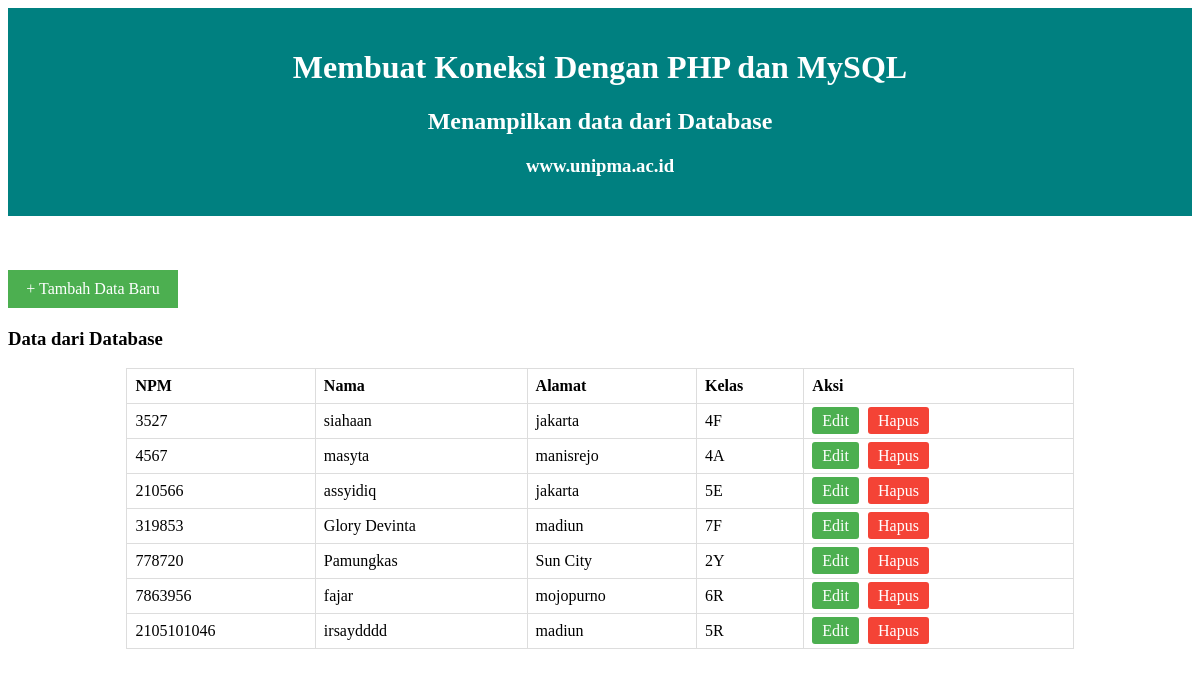
The page / on the database its author committed.
### tables this page shows
CREATE TABLE `datadiri` (
  `npm` int(11) NOT NULL,
  `nama` varchar(100) DEFAULT NULL,
  `alamat` varchar(100) DEFAULT NULL,
  `kelas` varchar(100) DEFAULT NULL
);

### index.php (the view, shortened to what this page needs)
<!DOCTYPE html>
<html lang="en">
<head>
    <link rel="stylesheet" href="style.css">
</head>
<body>
    <div class="judul">
        <h1>Membuat Koneksi Dengan PHP dan MySQL</h1>
        <h2>Menampilkan data dari Database</h2>
        <h3>www.unipma.ac.id</h3>
    </div>
    <br/>
    <br/>
    <br/>
    <a class="tombol" href="input.php">+ Tambah Data Baru</a>
    <h3>Data dari Database</h3>
    <table border="1" class="table">
        <tr>
            <th>NPM</th>
            <th>Nama</th>
            <th>Alamat</th>
            <th>Kelas</th>
            <th>Aksi</th>
        </tr>
        <?php
        include "koneksi.php";
        $query_mysql = mysqli_query($biodata, "SELECT * FROM datadiri") or die(mysqli_error($biodata));
        while ($data = mysqli_fetch_array($query_mysql)) {
        ?>
            <tr>
                <td><?php echo $data['npm']; ?></td>
                <td><?php echo $data['nama']; ?></td>
                <td><?php echo $data['alamat']; ?></td>
                <td><?php echo $data['kelas']; ?></td>
                <td>
                    <a class="edit" href="edit.php?npm=<?php echo $data['npm']; ?>">Edit</a>
                    <a class="hapus" href="hapus.php?npm=<?php echo $data['npm']; ?>" onclick="return confirm('Apakah Anda yakin ingin menghapus data ini?')">Hapus</a>
                </td>
            </tr>
        <?php
        }
        ?>
    </table>
</body>
</html>

### style.css (style rules this page uses)
.judul { background-color: #008080; color: white; padding: 20px; text-align: center; }
.tombol { display: block; width: 150px; padding: 10px; background-color: #4CAF50; color: white; text-align: center; text-decoration: none; margin-bottom: 20px; }
.table { border-collapse: collapse; width: 80%; margin: 0 auto; }
.table th, .table td { border: 1px solid #ddd; padding: 8px; text-align: left; }
.edit, .hapus { padding: 5px 10px; text-decoration: none; margin-right: 5px; color: #fff; border-radius: 3px; }
.edit { background-color: #4CAF50; }
.hapus { background-color: #f44336; }

### rows shown on the page
datadiri: npm "3527", nama "siahaan", alamat "jakarta", kelas "4F"
datadiri: npm "4567", nama "masyta", alamat "manisrejo", kelas "4A"
datadiri: npm "210566", nama "assyidiq", alamat "jakarta", kelas "5E"
datadiri: npm "319853", nama "Glory Devinta", alamat "madiun", kelas "7F"
datadiri: npm "778720", nama "Pamungkas", alamat "Sun City", kelas "2Y"
datadiri: npm "7863956", nama "fajar", alamat "mojopurno", kelas "6R"
datadiri: npm "2105101046", nama "irsaydddd", alamat "madiun", kelas "5R"
